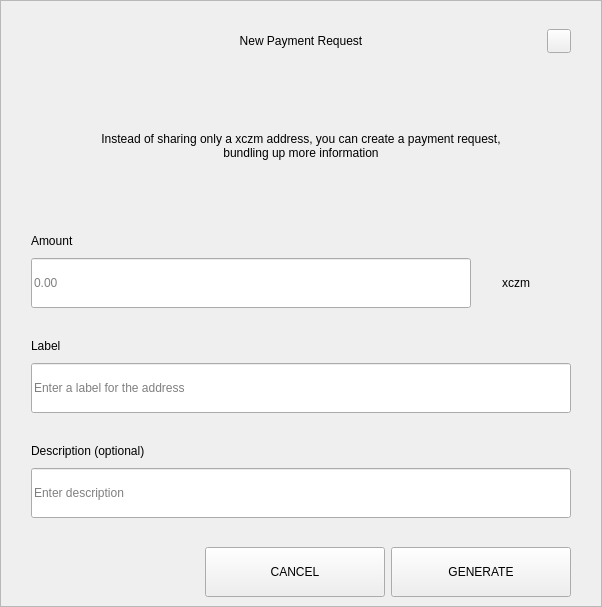
<?xml version="1.0" encoding="UTF-8"?>
<ui version="4.0">
 <class>RequestDialog</class>
 <widget class="QDialog" name="RequestDialog">
  <property name="geometry">
   <rect>
    <x>0</x>
    <y>0</y>
    <width>602</width>
    <height>607</height>
   </rect>
  </property>
  <property name="windowTitle">
   <string>Dialog</string>
  </property>
  <layout class="QVBoxLayout" name="verticalLayout_5">
   <property name="spacing">
    <number>0</number>
   </property>
   <property name="leftMargin">
    <number>0</number>
   </property>
   <property name="topMargin">
    <number>0</number>
   </property>
   <property name="rightMargin">
    <number>0</number>
   </property>
   <property name="bottomMargin">
    <number>0</number>
   </property>
   <item>
    <widget class="QFrame" name="frame">
     <property name="styleSheet">
      <string notr="true"/>
     </property>
     <property name="frameShape">
      <enum>QFrame::StyledPanel</enum>
     </property>
     <property name="frameShadow">
      <enum>QFrame::Raised</enum>
     </property>
     <layout class="QVBoxLayout" name="verticalLayout_4" stretch="1,0,0">
      <property name="spacing">
       <number>0</number>
      </property>
      <property name="leftMargin">
       <number>30</number>
      </property>
      <property name="topMargin">
       <number>20</number>
      </property>
      <property name="rightMargin">
       <number>30</number>
      </property>
      <property name="bottomMargin">
       <number>0</number>
      </property>
      <item>
       <layout class="QHBoxLayout" name="horizontalLayout_3">
        <property name="spacing">
         <number>0</number>
        </property>
        <item>
         <spacer name="horizontalSpacer_21">
          <property name="orientation">
           <enum>Qt::Horizontal</enum>
          </property>
          <property name="sizeHint" stdset="0">
           <size>
            <width>40</width>
            <height>20</height>
           </size>
          </property>
         </spacer>
        </item>
        <item>
         <widget class="QLabel" name="labelTitle">
          <property name="minimumSize">
           <size>
            <width>0</width>
            <height>40</height>
           </size>
          </property>
          <property name="maximumSize">
           <size>
            <width>16777215</width>
            <height>40</height>
           </size>
          </property>
          <property name="styleSheet">
           <string notr="true">padding-left:24px;</string>
          </property>
          <property name="text">
           <string>New Payment Request</string>
          </property>
          <property name="alignment">
           <set>Qt::AlignCenter</set>
          </property>
          <property name="margin">
           <number>7</number>
          </property>
         </widget>
        </item>
        <item>
         <spacer name="horizontalSpacer">
          <property name="orientation">
           <enum>Qt::Horizontal</enum>
          </property>
          <property name="sizeHint" stdset="0">
           <size>
            <width>40</width>
            <height>20</height>
           </size>
          </property>
         </spacer>
        </item>
        <item>
         <widget class="QPushButton" name="btnEsc">
          <property name="minimumSize">
           <size>
            <width>24</width>
            <height>24</height>
           </size>
          </property>
          <property name="maximumSize">
           <size>
            <width>24</width>
            <height>24</height>
           </size>
          </property>
          <property name="focusPolicy">
           <enum>Qt::NoFocus</enum>
          </property>
          <property name="text">
           <string/>
          </property>
         </widget>
        </item>
       </layout>
      </item>
      <item>
       <widget class="QStackedWidget" name="stack">
        <property name="minimumSize">
         <size>
          <width>540</width>
          <height>0</height>
         </size>
        </property>
        <property name="maximumSize">
         <size>
          <width>540</width>
          <height>16777215</height>
         </size>
        </property>
        <property name="currentIndex">
         <number>0</number>
        </property>
        <widget class="QWidget" name="page_1">
         <property name="minimumSize">
          <size>
           <width>540</width>
           <height>0</height>
          </size>
         </property>
         <property name="maximumSize">
          <size>
           <width>540</width>
           <height>16777215</height>
          </size>
         </property>
         <layout class="QVBoxLayout" name="layout1">
          <property name="spacing">
           <number>0</number>
          </property>
          <property name="leftMargin">
           <number>0</number>
          </property>
          <property name="topMargin">
           <number>0</number>
          </property>
          <property name="rightMargin">
           <number>0</number>
          </property>
          <property name="bottomMargin">
           <number>0</number>
          </property>
          <item>
           <spacer name="verticalSpacer_21">
            <property name="orientation">
             <enum>Qt::Vertical</enum>
            </property>
            <property name="sizeType">
             <enum>QSizePolicy::Fixed</enum>
            </property>
            <property name="sizeHint" stdset="0">
             <size>
              <width>20</width>
              <height>30</height>
             </size>
            </property>
           </spacer>
          </item>
          <item alignment="Qt::AlignHCenter">
           <widget class="QLabel" name="labelMessage">
            <property name="minimumSize">
             <size>
              <width>400</width>
              <height>50</height>
             </size>
            </property>
            <property name="text">
             <string>Instead of sharing only a xczm address, you can create a payment request, bundling up more information</string>
            </property>
            <property name="alignment">
             <set>Qt::AlignCenter</set>
            </property>
            <property name="wordWrap">
             <bool>true</bool>
            </property>
           </widget>
          </item>
          <item alignment="Qt::AlignBottom">
           <widget class="QWidget" name="containerAmount" native="true">
            <layout class="QVBoxLayout" name="verticalLayout">
             <property name="spacing">
              <number>9</number>
             </property>
             <property name="leftMargin">
              <number>0</number>
             </property>
             <property name="topMargin">
              <number>0</number>
             </property>
             <property name="rightMargin">
              <number>0</number>
             </property>
             <property name="bottomMargin">
              <number>0</number>
             </property>
             <item>
              <widget class="QLabel" name="labelSubtitleAmount">
               <property name="minimumSize">
                <size>
                 <width>350</width>
                 <height>16</height>
                </size>
               </property>
               <property name="maximumSize">
                <size>
                 <width>16777215</width>
                 <height>16</height>
                </size>
               </property>
               <property name="text">
                <string>Amount</string>
               </property>
              </widget>
             </item>
             <item alignment="Qt::AlignTop">
              <widget class="QWidget" name="layoutAmount" native="true">
               <layout class="QHBoxLayout" name="horizontalLayout" stretch="2,0">
                <property name="spacing">
                 <number>0</number>
                </property>
                <property name="leftMargin">
                 <number>0</number>
                </property>
                <property name="topMargin">
                 <number>0</number>
                </property>
                <property name="rightMargin">
                 <number>0</number>
                </property>
                <property name="bottomMargin">
                 <number>0</number>
                </property>
                <item>
                 <widget class="QLineEdit" name="lineEditAmount">
                  <property name="minimumSize">
                   <size>
                    <width>0</width>
                    <height>50</height>
                   </size>
                  </property>
                  <property name="maximumSize">
                   <size>
                    <width>16777215</width>
                    <height>50</height>
                   </size>
                  </property>
                  <property name="placeholderText">
                   <string notr="true">0.00</string>
                  </property>
                 </widget>
                </item>
                <item>
                 <widget class="QWidget" name="comboContainer" native="true">
                  <property name="minimumSize">
                   <size>
                    <width>100</width>
                    <height>50</height>
                   </size>
                  </property>
                  <property name="maximumSize">
                   <size>
                    <width>16777215</width>
                    <height>50</height>
                   </size>
                  </property>
                  <layout class="QHBoxLayout" name="horizontalLayout_31">
                   <property name="spacing">
                    <number>0</number>
                   </property>
                   <property name="leftMargin">
                    <number>0</number>
                   </property>
                   <property name="topMargin">
                    <number>0</number>
                   </property>
                   <property name="rightMargin">
                    <number>10</number>
                   </property>
                   <property name="bottomMargin">
                    <number>0</number>
                   </property>
                   <item>
                    <widget class="QLabel" name="comboBoxCoin">
                     <property name="text">
                      <string>xczm</string>
                     </property>
                     <property name="alignment">
                      <set>Qt::AlignCenter</set>
                     </property>
                    </widget>
                   </item>
                  </layout>
                 </widget>
                </item>
               </layout>
              </widget>
             </item>
            </layout>
           </widget>
          </item>
          <item>
           <spacer name="verticalSpacer_31">
            <property name="orientation">
             <enum>Qt::Vertical</enum>
            </property>
            <property name="sizeType">
             <enum>QSizePolicy::Fixed</enum>
            </property>
            <property name="sizeHint" stdset="0">
             <size>
              <width>20</width>
              <height>30</height>
             </size>
            </property>
           </spacer>
          </item>
          <item>
           <layout class="QVBoxLayout" name="verticalLayoutLabel">
            <property name="spacing">
             <number>9</number>
            </property>
            <item>
             <widget class="QLabel" name="labelSubtitleLabel">
              <property name="minimumSize">
               <size>
                <width>0</width>
                <height>16</height>
               </size>
              </property>
              <property name="maximumSize">
               <size>
                <width>16777215</width>
                <height>16</height>
               </size>
              </property>
              <property name="text">
               <string>Label</string>
              </property>
             </widget>
            </item>
            <item>
             <widget class="QLineEdit" name="lineEditLabel">
              <property name="minimumSize">
               <size>
                <width>0</width>
                <height>50</height>
               </size>
              </property>
              <property name="maximumSize">
               <size>
                <width>16777215</width>
                <height>50</height>
               </size>
              </property>
              <property name="placeholderText">
               <string>Enter a label for the address</string>
              </property>
             </widget>
            </item>
           </layout>
          </item>
          <item>
           <spacer name="verticalSpacer_34">
            <property name="orientation">
             <enum>Qt::Vertical</enum>
            </property>
            <property name="sizeType">
             <enum>QSizePolicy::Fixed</enum>
            </property>
            <property name="sizeHint" stdset="0">
             <size>
              <width>20</width>
              <height>30</height>
             </size>
            </property>
           </spacer>
          </item>
          <item>
           <layout class="QVBoxLayout" name="verticalLayoutDescription">
            <property name="spacing">
             <number>9</number>
            </property>
            <item>
             <widget class="QLabel" name="labelSubtitleDescription">
              <property name="minimumSize">
               <size>
                <width>0</width>
                <height>16</height>
               </size>
              </property>
              <property name="maximumSize">
               <size>
                <width>16777215</width>
                <height>16</height>
               </size>
              </property>
              <property name="text">
               <string>Description (optional)</string>
              </property>
             </widget>
            </item>
            <item>
             <widget class="QLineEdit" name="lineEditDescription">
              <property name="minimumSize">
               <size>
                <width>0</width>
                <height>50</height>
               </size>
              </property>
              <property name="maximumSize">
               <size>
                <width>16777215</width>
                <height>50</height>
               </size>
              </property>
              <property name="placeholderText">
               <string>Enter description</string>
              </property>
             </widget>
            </item>
            <item>
             <spacer name="verticalSpacer_4">
              <property name="orientation">
               <enum>Qt::Vertical</enum>
              </property>
              <property name="sizeType">
               <enum>QSizePolicy::Fixed</enum>
              </property>
              <property name="sizeHint" stdset="0">
               <size>
                <width>20</width>
                <height>20</height>
               </size>
              </property>
             </spacer>
            </item>
           </layout>
          </item>
         </layout>
        </widget>
        <widget class="QWidget" name="page_2">
         <layout class="QVBoxLayout" name="layout2">
          <item>
           <spacer name="verticalSpacer_5">
            <property name="orientation">
             <enum>Qt::Vertical</enum>
            </property>
            <property name="sizeType">
             <enum>QSizePolicy::Fixed</enum>
            </property>
            <property name="sizeHint" stdset="0">
             <size>
              <width>20</width>
              <height>50</height>
             </size>
            </property>
           </spacer>
          </item>
          <item alignment="Qt::AlignHCenter">
           <widget class="QLabel" name="labelQrImg">
            <property name="minimumSize">
             <size>
              <width>260</width>
              <height>260</height>
             </size>
            </property>
            <property name="maximumSize">
             <size>
              <width>260</width>
              <height>260</height>
             </size>
            </property>
            <property name="text">
             <string/>
            </property>
            <property name="alignment">
             <set>Qt::AlignCenter</set>
            </property>
           </widget>
          </item>
          <item>
           <spacer name="verticalSpacer_2">
            <property name="orientation">
             <enum>Qt::Vertical</enum>
            </property>
            <property name="sizeType">
             <enum>QSizePolicy::Fixed</enum>
            </property>
            <property name="sizeHint" stdset="0">
             <size>
              <width>20</width>
              <height>30</height>
             </size>
            </property>
           </spacer>
          </item>
          <item alignment="Qt::AlignHCenter">
           <widget class="QLabel" name="labelAddress">
            <property name="text">
             <string>D7VFR83SQbiezrW72hjcWJtcfip5krte2Z </string>
            </property>
           </widget>
          </item>
          <item>
           <spacer name="verticalSpacer_32">
            <property name="orientation">
             <enum>Qt::Vertical</enum>
            </property>
            <property name="sizeType">
             <enum>QSizePolicy::Expanding</enum>
            </property>
            <property name="sizeHint" stdset="0">
             <size>
              <width>20</width>
              <height>20</height>
             </size>
            </property>
           </spacer>
          </item>
          <item>
           <layout class="QHBoxLayout" name="horizontal">
            <property name="leftMargin">
             <number>20</number>
            </property>
            <property name="rightMargin">
             <number>20</number>
            </property>
            <property name="bottomMargin">
             <number>20</number>
            </property>
            <item>
             <spacer name="horizontalSpacer_4">
              <property name="orientation">
               <enum>Qt::Horizontal</enum>
              </property>
              <property name="sizeHint" stdset="0">
               <size>
                <width>40</width>
                <height>20</height>
               </size>
              </property>
             </spacer>
            </item>
            <item>
             <widget class="QPushButton" name="btnCopyAddress">
              <property name="minimumSize">
               <size>
                <width>180</width>
                <height>50</height>
               </size>
              </property>
              <property name="text">
               <string>COPY ADDRESS</string>
              </property>
             </widget>
            </item>
            <item>
             <widget class="QPushButton" name="btnCopyUrl">
              <property name="minimumSize">
               <size>
                <width>180</width>
                <height>50</height>
               </size>
              </property>
              <property name="text">
               <string>COPY URL</string>
              </property>
             </widget>
            </item>
            <item>
             <spacer name="horizontalSpacer_2">
              <property name="orientation">
               <enum>Qt::Horizontal</enum>
              </property>
              <property name="sizeHint" stdset="0">
               <size>
                <width>40</width>
                <height>20</height>
               </size>
              </property>
             </spacer>
            </item>
           </layout>
          </item>
         </layout>
        </widget>
       </widget>
      </item>
      <item>
       <widget class="QWidget" name="buttonsStack" native="true">
        <layout class="QHBoxLayout" name="horizontalLayout_5">
         <property name="leftMargin">
          <number>20</number>
         </property>
         <property name="rightMargin">
          <number>0</number>
         </property>
         <item>
          <spacer name="horizontalSpacer_41">
           <property name="orientation">
            <enum>Qt::Horizontal</enum>
           </property>
           <property name="sizeHint" stdset="0">
            <size>
             <width>40</width>
             <height>20</height>
            </size>
           </property>
          </spacer>
         </item>
         <item>
          <widget class="QPushButton" name="btnCancel">
           <property name="minimumSize">
            <size>
             <width>180</width>
             <height>50</height>
            </size>
           </property>
           <property name="focusPolicy">
            <enum>Qt::NoFocus</enum>
           </property>
           <property name="text">
            <string>CANCEL</string>
           </property>
          </widget>
         </item>
         <item>
          <widget class="QPushButton" name="btnSave">
           <property name="minimumSize">
            <size>
             <width>180</width>
             <height>50</height>
            </size>
           </property>
           <property name="focusPolicy">
            <enum>Qt::NoFocus</enum>
           </property>
           <property name="text">
            <string>GENERATE</string>
           </property>
          </widget>
         </item>
        </layout>
       </widget>
      </item>
     </layout>
    </widget>
   </item>
  </layout>
 </widget>
 <resources/>
 <connections/>
</ui>
